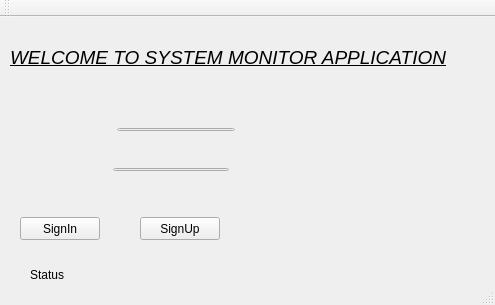
<?xml version="1.0" encoding="UTF-8"?>
<ui version="4.0">
 <class>login</class>
 <widget class="QMainWindow" name="login">
  <property name="geometry">
   <rect>
    <x>0</x>
    <y>0</y>
    <width>495</width>
    <height>305</height>
   </rect>
  </property>
  <property name="windowTitle">
   <string>login</string>
  </property>
  <widget class="QWidget" name="centralWidget">
   <widget class="QLabel" name="label_title">
    <property name="geometry">
     <rect>
      <x>10</x>
      <y>20</y>
      <width>451</width>
      <height>41</height>
     </rect>
    </property>
    <property name="text">
     <string>&lt;html&gt;&lt;head/&gt;&lt;body&gt;&lt;p&gt;&lt;span style=&quot; font-size:14pt; font-style:italic; text-decoration: underline;&quot;&gt;WELCOME TO SYSTEM MONITOR APPLICATION&lt;/span&gt;&lt;/p&gt;&lt;/body&gt;&lt;/html&gt;</string>
    </property>
   </widget>
   <widget class="QPushButton" name="pushButton">
    <property name="geometry">
     <rect>
      <x>20</x>
      <y>200</y>
      <width>80</width>
      <height>23</height>
     </rect>
    </property>
    <property name="text">
     <string>SignIn</string>
    </property>
   </widget>
   <widget class="QPushButton" name="signup">
    <property name="geometry">
     <rect>
      <x>140</x>
      <y>200</y>
      <width>80</width>
      <height>23</height>
     </rect>
    </property>
    <property name="text">
     <string>SignUp</string>
    </property>
   </widget>
   <widget class="QLabel" name="label">
    <property name="geometry">
     <rect>
      <x>30</x>
      <y>250</y>
      <width>381</width>
      <height>16</height>
     </rect>
    </property>
    <property name="text">
     <string>Status</string>
    </property>
   </widget>
   <widget class="QLabel" name="label_pic">
    <property name="enabled">
     <bool>true</bool>
    </property>
    <property name="geometry">
     <rect>
      <x>270</x>
      <y>70</y>
      <width>191</width>
      <height>141</height>
     </rect>
    </property>
    <property name="text">
     <string/>
    </property>
   </widget>
   <widget class="QWidget" name="layoutWidget">
    <property name="geometry">
     <rect>
      <x>20</x>
      <y>140</y>
      <width>220</width>
      <height>25</height>
     </rect>
    </property>
    <layout class="QHBoxLayout" name="horizontalLayout">
     <item>
      <widget class="QLabel" name="label_password">
       <property name="text">
        <string>&lt;html&gt;&lt;head/&gt;&lt;body&gt;&lt;p&gt;&lt;span style=&quot; font-size:12pt; font-weight:600;&quot;&gt;Password&lt;/span&gt;&lt;/p&gt;&lt;/body&gt;&lt;/html&gt;</string>
       </property>
      </widget>
     </item>
     <item>
      <widget class="QLineEdit" name="lineEdit_password"/>
     </item>
    </layout>
   </widget>
   <widget class="QWidget" name="layoutWidget">
    <property name="geometry">
     <rect>
      <x>20</x>
      <y>100</y>
      <width>226</width>
      <height>25</height>
     </rect>
    </property>
    <layout class="QHBoxLayout" name="horizontalLayout_2">
     <item>
      <widget class="QLabel" name="label_username">
       <property name="text">
        <string>&lt;html&gt;&lt;head/&gt;&lt;body&gt;&lt;p&gt;&lt;span style=&quot; font-size:12pt; font-weight:600;&quot;&gt;UserName&lt;/span&gt;&lt;/p&gt;&lt;/body&gt;&lt;/html&gt;</string>
       </property>
      </widget>
     </item>
     <item>
      <widget class="QLineEdit" name="lineEdit_username"/>
     </item>
    </layout>
   </widget>
   <zorder>layoutWidget</zorder>
   <zorder>layoutWidget</zorder>
   <zorder>label_title</zorder>
   <zorder>pushButton</zorder>
   <zorder>signup</zorder>
   <zorder>label</zorder>
   <zorder>label_pic</zorder>
  </widget>
  <widget class="QToolBar" name="mainToolBar">
   <attribute name="toolBarArea">
    <enum>TopToolBarArea</enum>
   </attribute>
   <attribute name="toolBarBreak">
    <bool>false</bool>
   </attribute>
  </widget>
  <widget class="QStatusBar" name="statusBar"/>
 </widget>
 <layoutdefault spacing="6" margin="11"/>
 <resources/>
 <connections/>
</ui>
